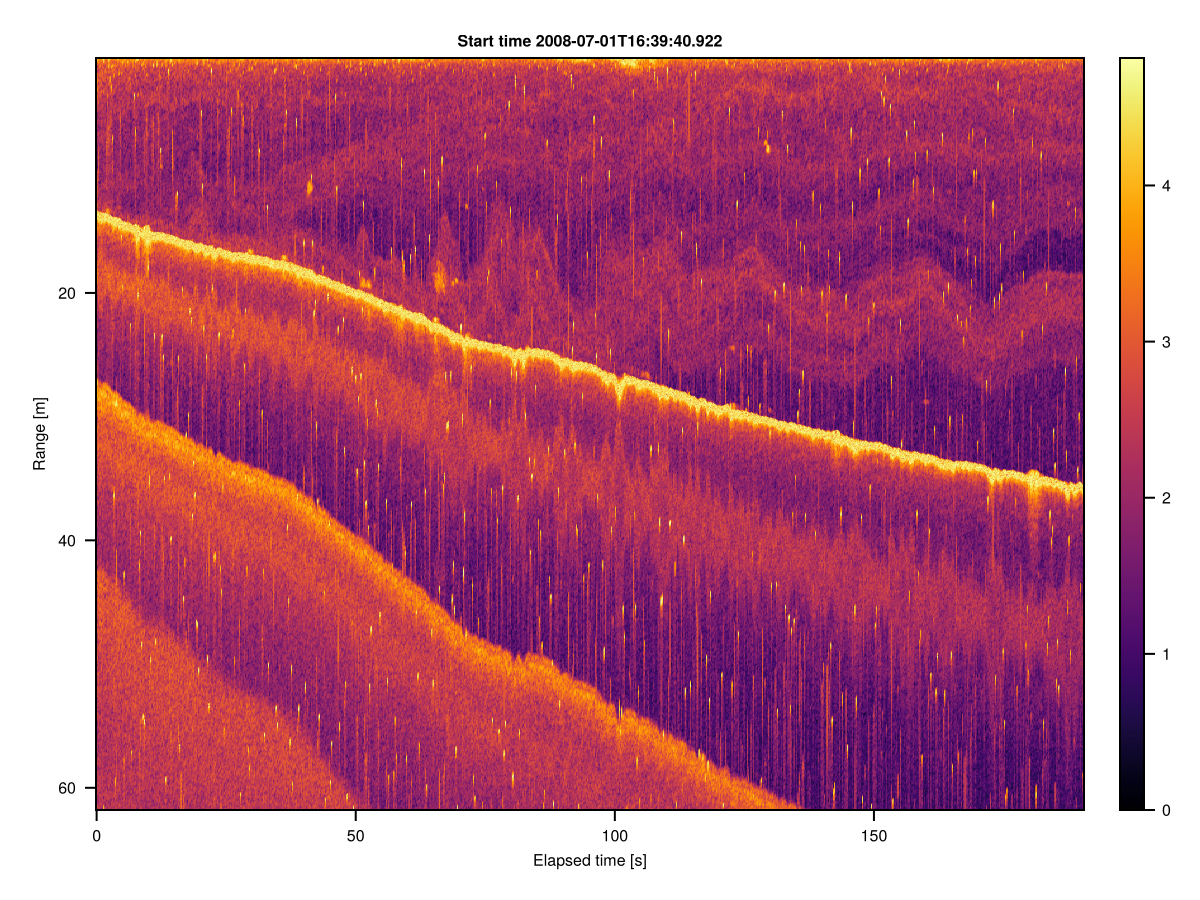

The script that saved this image:
# This uses a private file
using OceanAnalysis, Plots
f = "/Users/kelley/Dropbox/data/archive/sleiwex/2008/fielddata/2008-07-01/Merlu/Biosonics/20080701_163942.dt4"
if isfile(f)
    e = read_echosounder(f)
    plot_echosounder(e)
    savefig("echosounder.png")
end
